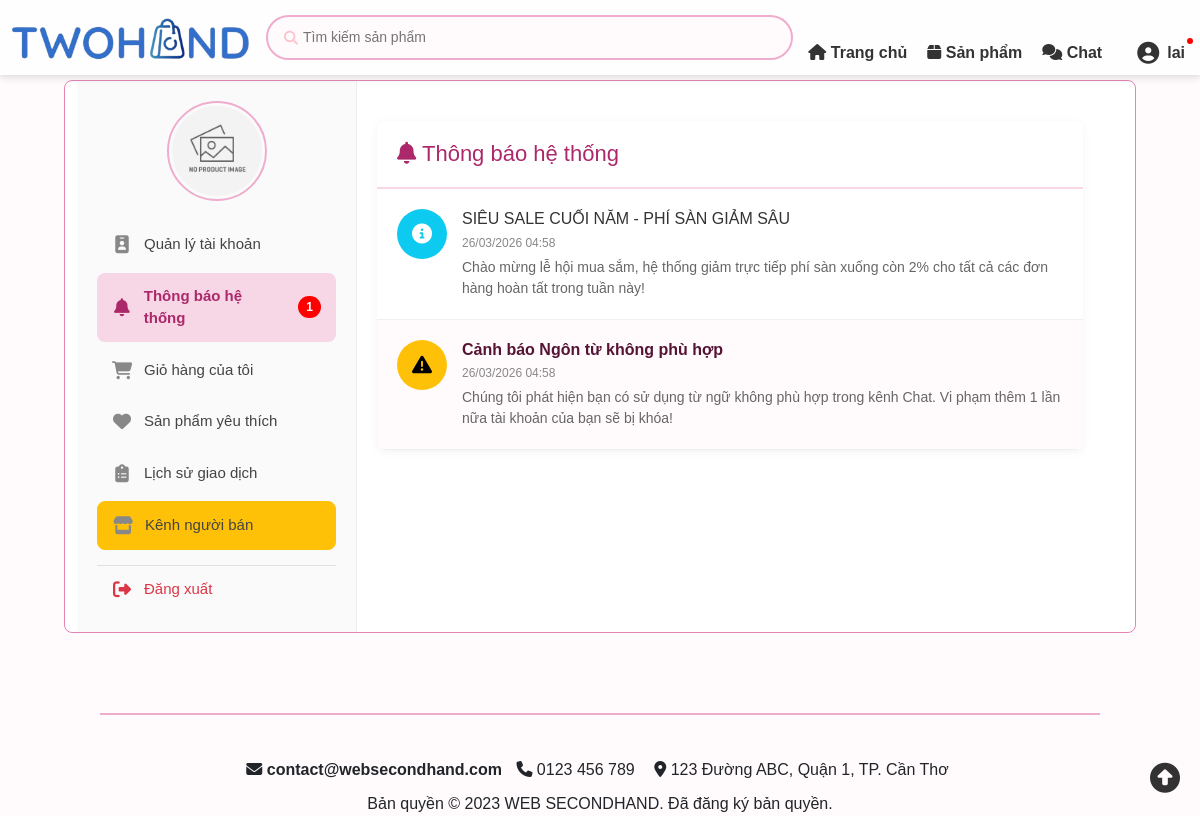
Screenshot of /controllers/thongBaoController.php (signed in) with the database file from the repository.
### tables this page shows
CREATE TABLE ThongBaoNguoiDung (
    Id INT AUTO_INCREMENT PRIMARY KEY,
    MaTB INT,
    IdNhan INT(10),
    DaXem BOOLEAN DEFAULT 0,
    NgayXem DATETIME,
    FOREIGN KEY (MaTB) REFERENCES ThongBao(MaTB) ON DELETE CASCADE,
    FOREIGN KEY (IdNhan) REFERENCES TaiKhoan(IdTaiKhoan) ON DELETE CASCADE
);

CREATE TABLE ThongBao (
    MaTB INT AUTO_INCREMENT PRIMARY KEY,
    TieuDe VARCHAR(255) NOT NULL,
    NoiDung TEXT,
    LoaiTB ENUM('HeThong', 'DonHang', 'KhuyenMai', 'ViPham', 'BaoCao') DEFAULT 'HeThong',
    NguoiGui INT(10) DEFAULT NULL, 
    NgayTao DATETIME DEFAULT CURRENT_TIMESTAMP
);

### controllers/thongBaoController.php (called while the page is built, shortened)
<?php
require_once __DIR__ . '/../includes/ketnoi.php';
require_once __DIR__ . '/../models/thongBaoModel.php';
$idTaiKhoan = $_SESSION['IdTaiKhoan'];
$thongBaoModel = new ThongBaoModel($conn);
$dsThongBao = $thongBaoModel->getThongBaoCuaToi($idTaiKhoan);
include_once __DIR__ . '/../views/thongBao.php';

### models/thongBaoModel.php (called while the page is built, shortened)
<?php
class ThongBaoModel
{
    private $conn;
    public function __construct($conn)
    {
        $this->conn = $conn;
    }
    public function getThongBaoCuaToi($idTaiKhoan)
    {
        $sql = "SELECT tb.*, tbn.DaXem, tbn.Id
                FROM ThongBao tb
                JOIN ThongBaoNguoiDung tbn ON tb.MaTB = tbn.MaTB
                WHERE tbn.IdNhan = ?
                ORDER BY tb.NgayTao DESC";
        $stmt = $this->conn->prepare($sql);
        $stmt->bind_param("i", $idTaiKhoan);
        $stmt->execute();
        return $stmt->get_result()->fetch_all(MYSQLI_ASSOC);
    }
    public function demThongBaoChuaDoc($idTaiKhoan)
    {
        $sql = "SELECT COUNT(*) as SoLuong FROM ThongBaoNguoiDung WHERE IdNhan = ? AND DaXem = 0";
        $stmt = $this->conn->prepare($sql);
        $stmt->bind_param("i", $idTaiKhoan);
        $stmt->execute();
        return $stmt->get_result()->fetch_assoc()['SoLuong'];
    }
}

### views/thongBao.php (the view, shortened to what this page needs)
<!DOCTYPE html>
<html lang="vi">
<head>
    <link href="https://cdn.jsdelivr.net/npm/bootstrap@5.3.2/dist/css/bootstrap.min.css" rel="stylesheet">
    <link rel="stylesheet" href="https://cdnjs.cloudflare.com/ajax/libs/font-awesome/6.4.0/css/all.min.css">
    <link href="../assets/css/header.css" rel="stylesheet">
    <link href="../assets/css/color.css" rel="stylesheet">
    <link href="../assets/css/thongTinTaiKhoan.css" rel="stylesheet">
    <link href="../assets/css/thongBao.css" rel="stylesheet">
</head>
<body>
    <?php include '../includes/header.php'; ?>
    <div class="giua-trang">
        <div class="container">
            <?php
            $soThongBaoMoi_Sidebar = 0;
            if (isset($_SESSION['IdTaiKhoan'])) {
                global $conn;
                if ($conn) {
                    $modelTB_Sidebar = new ThongBaoModel($conn);
                    $soThongBaoMoi_Sidebar = $modelTB_Sidebar->demThongBaoChuaDoc($_SESSION['IdTaiKhoan']);
                }
            }
            $current_page = basename($_SERVER['PHP_SELF']);
            ?>
            <div class="side">
                <div class="avatar-ten" style="text-align: center; margin-bottom: 20px;">
                    <div class="avatar" style="width: 100px; height: 100px; margin: 0 auto 10px; border-radius: 50%; border: 2px solid var(--bs-pink-200); padding: 3px; display: flex; justify-content: center; align-items: center;">
                        <img src="../<?php echo isset($_SESSION['Avatar']) && !empty($_SESSION['Avatar']) ? $_SESSION['Avatar'] : 'assets/images/placeholder.png'; ?>"
                            alt="Avatar" style="width: 100%; height: 100%; border-radius: 50%; object-fit: cover;">
                    </div>
                </div>
                <nav class="menu">
                    <ul>
                        <li>
                            <a href="../controllers/thongTinTaiKhoanController.php" class="<?= ($current_page == 'thongTinTaiKhoanController.php') ? 'active' : '' ?>">
                                <i class="fa-solid fa-id-badge"></i> Quản lý tài khoản
                            </a>
                        </li>
                        <li>
                            <a href="../controllers/thongBaoController.php" class="<?= ($current_page == 'thongBaoController.php') ? 'active' : '' ?>">
                                <i class="fa-solid fa-bell"></i> Thông báo hệ thống
                                <?php if ($soThongBaoMoi_Sidebar > 0): ?>
                                    <span class="menu-badge-count"><?= $soThongBaoMoi_Sidebar ?></span>
                                <?php endif; ?>
                            </a>
                        </li>
                        <li>
                            <a href="../controllers/gioHangController.php" class="<?= ($current_page == 'gioHangController.php') ? 'active' : '' ?>">
                                <i class="fa-solid fa-cart-shopping"></i> Giỏ hàng của tôi
                            </a>
                        </li>
                        <li>
                            <a href="../controllers/danhSachYeuThichController.php" class="<?= ($current_page == 'danhSachYeuThichController.php') ? 'active' : '' ?>">
                                <i class="fa-solid fa-heart"></i> Sản phẩm yêu thích
                            </a>
                        </li>
                        <li>
                            <a href="../controllers/lichSuDonHangController.php" class="<?= ($current_page == 'lichSuDonHangController.php') ? 'active' : '' ?>">
                                <i class="fa-solid fa-clipboard-list"></i> Lịch sử giao dịch
                            </a>
                        </li>
                        <li>
                            <?php
                            $trangThai = 'ChuaKichHoat';
                            if (isset($_SESSION['IdTaiKhoan']) && isset($conn)) {
                                $idUser_check = (int)$_SESSION['IdTaiKhoan'];
                                $sql_check = "SELECT TrangThaiBanHang FROM TaiKhoan WHERE IdTaiKhoan = $idUser_check";
                                $res_check = $conn->query($sql_check);
                                if ($res_check && $res_check->num_rows > 0) {
                                    $row_check = $res_check->fetch_assoc();
                                    $trangThai = $row_check['TrangThaiBanHang'];
                                }
                            }
                            if ($trangThai === 'DangHoatDong'):
                            ?>
                                <a href="../seller/controllers/sellerSanPhamController.php" class="btn btn-warning">
                                    <i class="fa-solid fa-store"></i> Kênh người bán
                                </a>
                            <?php else: ?>
                                <a href="kichHoatBanHangController.php" class="btn">
                                    <i class="fa-solid fa-rocket"></i> Kích hoạt chức năng bán hàng
                                </a>
                            <?php endif; ?>
                        </li>
                        <li>
                            <a href="../controllers/dangXuatController.php" class="logout-link">
                                <i class="fa-solid fa-right-from-bracket"></i> Đăng xuất
                            </a>
                        </li>
                    </ul>
                </nav>
            </div>
            <div class="content" style="flex: 1; padding-left: 20px; background: transparent; border: none;">
                <div class="thong-bao-container">
                    <div class="tb-header">
                        <h2><i class="fa-solid fa-bell"></i> Thông báo hệ thống</h2>
                    </div>
                    <div class="tb-list">
                        <?php if (empty($dsThongBao)): ?>
                            <div class="text-center py-5 text-muted">
                                <i class="fa-regular fa-bell-slash fa-3x mb-3"></i>
                                <p>Bạn chưa có thông báo nào.</p>
                            </div>
                        <?php else: ?>
                            <?php foreach ($dsThongBao as $tb):
                                $iconClass = 'fa-info-circle';
                                $bgClass = 'icon-hethong';
                                if ($tb['LoaiTB'] == 'KhuyenMai') {
                                    $iconClass = 'fa-tag';
                                    $bgClass = 'icon-khuyenmai';
                                } elseif ($tb['LoaiTB'] == 'ViPham') {
                                    $iconClass = 'fa-triangle-exclamation';
                                    $bgClass = 'icon-vipham';
                                } elseif ($tb['LoaiTB'] == 'BaoCao') {
                                    $iconClass = 'fa-gavel';
                                    $bgClass = 'icon-baocao';
                                }
                                $isUnread = ($tb['DaXem'] == 0) ? 'unread' : '';
                            ?>
                                <div class="tb-item <?= $isUnread ?>"
                                    id="item-tb-<?= $tb['MaTB'] ?>"
                                    onclick="moThongBao(<?= $tb['MaTB'] ?>, '<?= htmlspecialchars($tb['TieuDe'], ENT_QUOTES) ?>')">
                                    <div class="tb-icon <?= $bgClass ?>">
                                        <i class="fa-solid <?= $iconClass ?>"></i>
                                    </div>
                                    <div class="tb-content">
                                        <h4 class="tb-title"><?= htmlspecialchars($tb['TieuDe']) ?></h4>
                                        <div class="tb-date"><?= date('d/m/Y H:i', strtotime($tb['NgayTao'])) ?></div>
                                        <div class="tb-snippet"><?= strip_tags($tb['NoiDung']) ?></div>
                                    </div>
                                </div>
                            <?php endforeach; ?>
                        <?php endif; ?>
                    </div>
                </div>
            </div>
        </div>
    </div>
    <?php include '../includes/footer.php'; ?>
</body>
</html>

### assets/css/header.css (style rules this page uses)
html, body { overflow-x: clip !important; overflow-y: visible !important; }
.giua-trang { margin-top: 80px; margin-left: 64px; margin-right: 64px; }
body { font-family: Arial, sans-serif; background-color:var(--bs-pink-50); margin: 0; padding: 0; }

### assets/css/thongTinTaiKhoan.css (style rules this page uses)
* { box-sizing: border-box; margin: 0; padding: 0; }
.container { display: flex; max-width: 1200px; margin: 80px auto; border: 1px solid var(--bs-pink-300); background-color: #fff; border-radius: 8px; overflow: hidden; }
.side { width: 280px; background-color: #fafafa; border-right: 1px solid #eee; padding: 20px; }
.menu ul { list-style: none; padding: 0; margin: 0; display: flex; flex-direction: column; gap: 5px; }
.menu li { margin: 0; border: none; }
.menu li a { display: flex; align-items: center; gap: 12px; padding: 12px 15px; text-decoration: none; color: #444; font-size: 15px; font-weight: 500; border-radius: 8px; transition: all 0.3s ease; }
.menu li a i { width: 20px; text-align: center; font-size: 18px; color: #888; transition: all 0.3s ease; }
.menu li a.active { background-color: var(--bs-pink-100); color: var(--bs-pink-600); font-weight: 700; }
.menu li a.active i { color: var(--bs-pink-600); }
.menu li a.logout-link { color: #dc3545; border-top: 1px solid #e0e0e0; margin-top: 10px; border-radius: 0 0 8px 8px; }
.menu li a.logout-link i { color: #dc3545; }
.menu-badge-count { background-color: red; color: white; border-radius: 20px; padding: 2px 8px; font-size: 12px; font-weight: bold; margin-left: auto; }
.content { flex: 1; padding: 40px; }

### assets/css/thongBao.css (style rules this page uses)
.thong-bao-container { background: #fff; border-radius: 8px; box-shadow: 0 2px 10px rgba(0,0,0,0.05); overflow: hidden; }
.tb-header { padding: 20px; border-bottom: 2px solid var(--bs-pink-100); display: flex; justify-content: space-between; align-items: center; }
.tb-header h2 { margin: 0; font-size: 22px; color: var(--bs-pink-600); }
.tb-list { display: flex; flex-direction: column; }
.tb-item { display: flex; gap: 15px; padding: 20px; border-bottom: 1px solid #f0f0f0; cursor: pointer; transition: all 0.3s ease; }
.tb-item.unread { background-color: var(--bs-pink-50); }
.tb-item.unread .tb-title { font-weight: 800; color: var(--bs-pink-800); }
.tb-icon { width: 50px; height: 50px; border-radius: 50%; display: flex; align-items: center; justify-content: center; font-size: 20px; color: white; flex-shrink: 0; }
.icon-hethong { background-color: #0dcaf0; }
.icon-vipham { background-color: #ffc107; color: black !important; }
.tb-content { flex: 1; }
.tb-title { margin: 0 0 5px 0; font-size: 16px; color: #333; }
.tb-date { font-size: 12px; color: #888; }
.tb-snippet { font-size: 14px; color: #666; margin-top: 5px; display: -webkit-box; -webkit-line-clamp: 2; -webkit-box-orient: vertical; overflow: hidden; }

### rows the page displays
thongbaonguoidung: MaTB.TieuDe "SIÊU SALE CUỐI NĂM - PHÍ SÀN GIẢM SÂU", MaTB.NgayTao "26/03/2026 04:58", MaTB.NoiDung "Chào mừng lễ hội mua sắm, hệ thống giảm trực tiếp phí sàn xuống còn 2% cho tất cả các đơn hàng hoàn tất trong tuần này!"
thongbaonguoidung: MaTB.TieuDe "Cảnh báo Ngôn từ không phù hợp", MaTB.NgayTao "26/03/2026 04:58", MaTB.NoiDung "Chúng tôi phát hiện bạn có sử dụng từ ngữ không phù hợp trong kênh Chat. Vi phạm thêm 1 lần nữa tài khoản của bạn sẽ bị khóa!"

### other values shown
$_SESSION['TenTK'] "lai"
$soThongBaoMoi_Sidebar "1"
